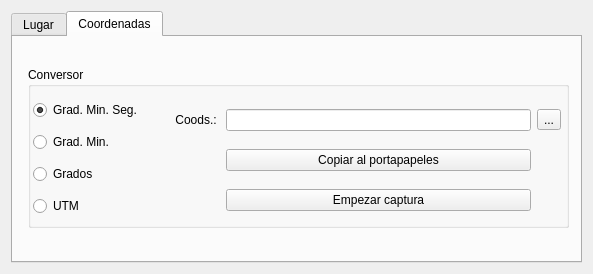
<?xml version="1.0" encoding="UTF-8"?>
<ui version="4.0">
 <class>Dialog</class>
 <widget class="QDialog" name="Dialog">
  <property name="geometry">
   <rect>
    <x>0</x>
    <y>0</y>
    <width>593</width>
    <height>274</height>
   </rect>
  </property>
  <property name="windowTitle">
   <string>Búsquedas de IDECanarias</string>
  </property>
  <layout class="QVBoxLayout" name="verticalLayout">
   <item>
    <widget class="QTabWidget" name="tabWidget">
     <property name="currentIndex">
      <number>1</number>
     </property>
     <widget class="QWidget" name="tab001">
      <attribute name="title">
       <string>Lugar</string>
      </attribute>
      <layout class="QGridLayout" name="gridLayout">
       <property name="sizeConstraint">
        <enum>QLayout::SetMaximumSize</enum>
       </property>
       <item row="1" column="1">
        <widget class="QTableWidget" name="tblResult">
         <property name="enabled">
          <bool>true</bool>
         </property>
         <property name="sizePolicy">
          <sizepolicy hsizetype="Expanding" vsizetype="Expanding">
           <horstretch>0</horstretch>
           <verstretch>0</verstretch>
          </sizepolicy>
         </property>
         <property name="editTriggers">
          <set>QAbstractItemView::NoEditTriggers</set>
         </property>
         <property name="selectionBehavior">
          <enum>QAbstractItemView::SelectRows</enum>
         </property>
         <property name="showGrid">
          <bool>true</bool>
         </property>
         <property name="columnCount">
          <number>3</number>
         </property>
         <column/>
         <column/>
         <column/>
        </widget>
       </item>
       <item row="0" column="1">
        <widget class="QLineEdit" name="txtSearch"/>
       </item>
       <item row="2" column="1">
        <widget class="QLabel" name="lblResult">
         <property name="text">
          <string>Encontrado (s)</string>
         </property>
        </widget>
       </item>
       <item row="0" column="0">
        <widget class="QLabel" name="label">
         <property name="text">
          <string>¿Lugar?</string>
         </property>
        </widget>
       </item>
       <item row="0" column="2">
        <widget class="QPushButton" name="btnSearch">
         <property name="text">
          <string>Buscar</string>
         </property>
        </widget>
       </item>
       <item row="1" column="2">
        <widget class="QCheckBox" name="chkRemote">
         <property name="text">
          <string>Remoto</string>
         </property>
        </widget>
       </item>
      </layout>
     </widget>
     <widget class="QWidget" name="tab002">
      <attribute name="title">
       <string>Coordenadas</string>
      </attribute>
      <widget class="QGroupBox" name="groupBox_7">
       <property name="geometry">
        <rect>
         <x>15</x>
         <y>30</y>
         <width>541</width>
         <height>161</height>
        </rect>
       </property>
       <property name="title">
        <string>Conversor</string>
       </property>
       <widget class="QWidget" name="layoutWidget">
        <property name="geometry">
         <rect>
          <x>147</x>
          <y>30</y>
          <width>386</width>
          <height>128</height>
         </rect>
        </property>
        <layout class="QGridLayout" name="gridLayout_2">
         <item row="1" column="1">
          <widget class="QPushButton" name="btnClipboard">
           <property name="text">
            <string>Copiar al portapapeles</string>
           </property>
          </widget>
         </item>
         <item row="0" column="0">
          <widget class="QLabel" name="label_2">
           <property name="text">
            <string>Coods.: </string>
           </property>
           <property name="alignment">
            <set>Qt::AlignRight|Qt::AlignTrailing|Qt::AlignVCenter</set>
           </property>
          </widget>
         </item>
         <item row="0" column="1">
          <widget class="QLineEdit" name="txtCoordinates"/>
         </item>
         <item row="2" column="1">
          <widget class="QPushButton" name="btnGet">
           <property name="text">
            <string>Empezar captura</string>
           </property>
          </widget>
         </item>
         <item row="0" column="2">
          <widget class="QToolButton" name="btnGo">
           <property name="text">
            <string>...</string>
           </property>
          </widget>
         </item>
        </layout>
       </widget>
       <widget class="QWidget" name="layoutWidget">
        <property name="geometry">
         <rect>
          <x>5</x>
          <y>27</y>
          <width>131</width>
          <height>131</height>
         </rect>
        </property>
        <layout class="QVBoxLayout" name="verticalLayout_2">
         <item>
          <widget class="QRadioButton" name="radiodms">
           <property name="text">
            <string>Grad. Min. Seg.</string>
           </property>
           <property name="checked">
            <bool>true</bool>
           </property>
          </widget>
         </item>
         <item>
          <widget class="QRadioButton" name="radiodm">
           <property name="text">
            <string>Grad. Min.</string>
           </property>
          </widget>
         </item>
         <item>
          <widget class="QRadioButton" name="radiod">
           <property name="text">
            <string>Grados</string>
           </property>
          </widget>
         </item>
         <item>
          <widget class="QRadioButton" name="radioutm">
           <property name="text">
            <string>UTM</string>
           </property>
          </widget>
         </item>
        </layout>
       </widget>
      </widget>
     </widget>
    </widget>
   </item>
  </layout>
 </widget>
 <tabstops>
  <tabstop>tabWidget</tabstop>
  <tabstop>txtSearch</tabstop>
  <tabstop>btnSearch</tabstop>
  <tabstop>tblResult</tabstop>
  <tabstop>chkRemote</tabstop>
 </tabstops>
 <resources/>
 <connections/>
</ui>
